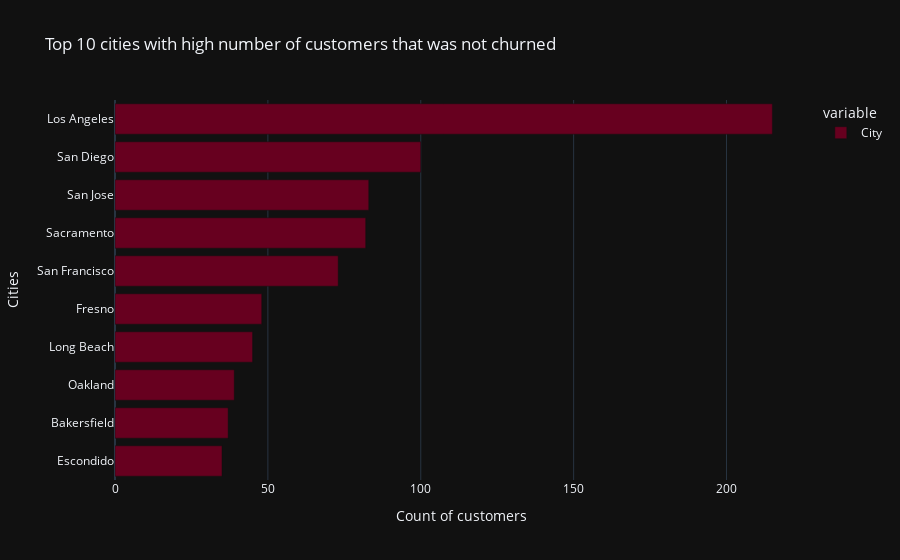

This figure's notebook cell:
### Code cell
px.data.gapminder()
for templates in ['plotly_dark']:
 top_city_fig=px.bar(bubble,color_discrete_sequence=px.colors.sequential.RdBu,
title= 'Top 10 cities with high number of customers that was not churned',template=templates,
labels={'index':'Cities', 'value':'Count of customers'},
orientation='h' )
top_city_fig.show()

### Figure 1 — Plotly figure (JSON) as saved in the notebook; plotly's stock layout.template omitted (floating-point values rounded to 4 significant figures)
{"data": [{"alignmentgroup": "True", "hovertemplate": "variable=City<br>Count of customers=%{x}<br>Cities=%{y}<extra></extra>", "legendgroup": "City", "marker": {"color": "rgb(103,0,31)", "pattern": {"shape": ""}}, "name": "City", "offsetgroup": "City", "orientation": "h", "showlegend": true, "textposition": "auto", "type": "bar", "x": [35, 37, 39, 45, 48, 73, 82, 83, 100, 215], "xaxis": "x", "y": ["Escondido", "Bakersfield", "Oakland", "Long Beach", "Fresno", "San Francisco", "Sacramento", "San Jose", "San Diego", "Los Angeles"], "yaxis": "y"}], "layout": {"barmode": "relative", "legend": {"title": {"text": "variable"}, "tracegroupgap": 0}, "title": {"text": "Top 10 cities with high number of customers that was not churned"}, "xaxis": {"anchor": "y", "domain": [0, 1], "title": {"text": "Count of customers"}}, "yaxis": {"anchor": "x", "domain": [0, 1], "title": {"text": "Cities"}}}}
